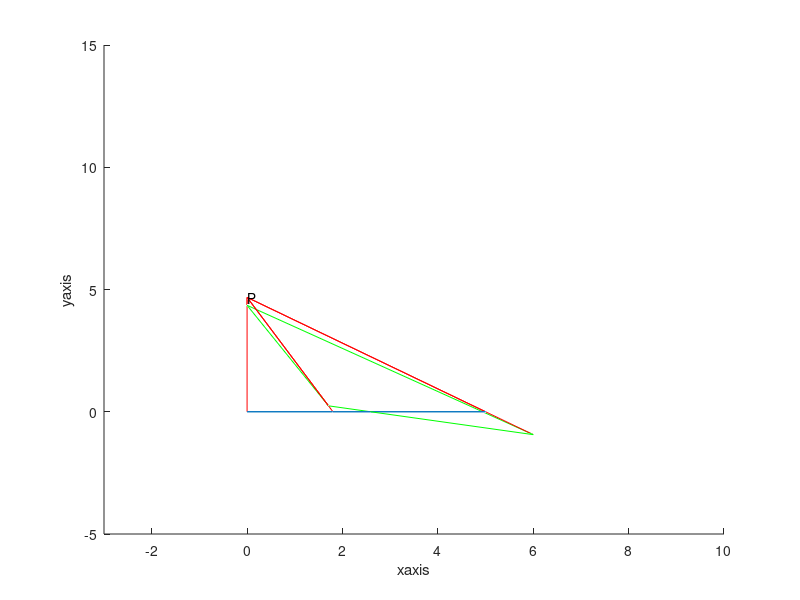

Here is the MATLAB script that generated this plot:
% file bedek
% poging twee driehoeken elkaar volledig
% late bedekken  vanuit een gezichtspunt:
% de oorsprong
% input eerst de driehoek met het kleinste oppervlak
% per driehoek: eerst de grootste zijde, daarna aflopend
echo off
clf
clear

a=[5 4 3];
b=[8 5 5];
% set up A in the plane y=0 with A(:,1)
A=[0    a(1) 
   0    0
   0    0];
A(1,3)=-(a(2)^2-a(3)^2-a(1)^2)/(2*a(1));    
A(2,3)=0;
A(3,3)=sqrt(a(3)^2-A(1,3)^2);  
% set up B in the plane y=a1(1)
B=[0        b(1)    
   a(1)     a(1)
   0         0];
B(1,3)=-(b(2)^2-b(3)^2-b(1)^2)/(2*b(1));    
B(2,3)=a(1);
B(3,3)=sqrt(b(3)^2-B(1,3)^2);  
q=[0;0;0;];
frac=.54;
phi=frac*pi/2;

xbeg=-2.;
xend=2.;
nxsteps=51;
xincr=(xend-xbeg)/(nxsteps-1);
ybeg=-2.1;
yend=2.1;
nysteps=53;
yincr=(yend-ybeg)/(nysteps-1);
opt=1.e+10;
for k=1:nxsteps,
x(k)=xbeg+(k-1)*xincr;
for l=1:nysteps,
p=B(:,1);
p(1)=p(1)+x(k);
y(k)=ybeg+(l-1)*yincr;
p(2)=p(2)+y(k);
psi=atan2(p(2),p(1));
q(1)=p(1)-b(1)*(cos(psi)*cos(phi)-sin(psi)*sin(phi));
q(2)=p(2)-b(1)*(sin(psi)*cos(phi)+cos(psi)*sin(phi));
%pause
v=p(1:2)-A(1:2,1);
w=q(1:2)-A(1:2,2);

M=[v -w];
lambda=pinv(M)*(q(1:2)-p(1:2));
r=p(1:2)+lambda(1)*v;
r(3)=0;
l1=norm(r);
l2=a(3);
l3=norm(A(:,3)-r);
cosa=(A(:,3)-r)'*(-r)/(l1*l3);
l1=norm(p-r);
l2=b(3);
mu=(l1*(cosa+sqrt((l2/l1)^2-1+cosa^2)))/norm(A(:,3)-r);

org=r;
s=org+mu*(A(:,3)-r);

dif1=s-p;
f(1)=(norm(dif1))^2;
res(1)=f(1)-b(3)^2;

dif2=s-q;
f(2)=(norm(dif2))^2;
res(2)=f(2)-b(2)^2;

sqerr=res(1)^2+res(2)^2;
if sqerr< opt,
opt=sqerr;
specs=[p q r s];
end
RESULT(l,k)=sqerr;
end
end
%plot(x,result)
[frac min(min(RESULT))]
[X Y]=meshgrid(xbeg:xincr:xend, ybeg:yincr:yend); 
%contour(X,Y,RESULT)
mesh(X,Y,RESULT)
xlabel('delx')
ylabel('dely')
specs
pause
clf
p=specs(:,1);
q=specs(:,2);
r=specs(:,3);
s=specs(:,4);
axis([-3 10 -5 15 0 3])
xlabel('xaxis')
ylabel('yaxis')
%box
line([A(1,:) A(1,1)],[A(2,:) A(2,1)],[A(3,:) A(3,1)])
set(line([p(1) q(1) s(1) p(1)],[p(2) q(2) s(2) p(2)],[p(3) q(3) s(3) p(3)]),'Color','green');
set(line([r(1) p(1)],[r(2) p(2)],[r(3) p(3)]),'Color','red');
set(line([r(1) q(1)],[r(2) q(2)],[r(3) q(3)]),'Color','red');
set(line([r(1) s(1)],[r(2) s(2)],[r(3) s(3)]),'Color','red');
set(line([r(1) A(1,1)],[r(2) A(2,1)],[r(3) A(3,1)]),'Color','red');
set(line([r(1) A(1,2)],[r(2) A(2,2)],[r(3) A(3,2)]),'Color','red');
set(line([r(1) A(1,3)],[r(2) A(2,3)],[r(3) A(3,3)]),'Color','red');
tekst=sprintf('%s','P')
text(r(1),r(2),r(3)+.1,tekst);
